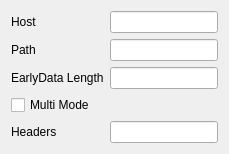
                  <widget class="QWidget" name="xray_common_box" native="true">
                   <layout class="QGridLayout" name="gridLayout_11">
                    <item row="0" column="0">
                     <widget class="QLabel" name="xray_host_l">
                      <property name="text">
                       <string>Host</string>
                      </property>
                      <property name="buddy">
                       <cstring>xray_host</cstring>
                      </property>
                     </widget>
                    </item>
                    <item row="4" column="0">
                     <widget class="QLabel" name="xray_headers_l">
                      <property name="text">
                       <string>Headers</string>
                      </property>
                      <property name="buddy">
                       <cstring>xray_headers</cstring>
                      </property>
                     </widget>
                    </item>
                    <item row="0" column="1">
                     <widget class="QLineEdit" name="xray_host" />
                    </item>
                    <item row="1" column="1">
                     <widget class="QLineEdit" name="xray_path" />
                    </item>
                    <item row="4" column="1">
                     <widget class="QLineEdit" name="xray_headers" />
                    </item>
                    <item row="1" column="0">
                     <widget class="QLabel" name="xray_path_l">
                      <property name="text">
                       <string>Path</string>
                      </property>
                      <property name="buddy">
                       <cstring>xray_path</cstring>
                      </property>
                     </widget>
                    </item>
                    <item row="2" column="0">
                     <widget class="QLabel" name="xray_ed_label">
                      <property name="text">
                       <string>EarlyData Length</string>
                      </property>
                      <property name="buddy">
                       <cstring>xray_ed_length</cstring>
                      </property>
                     </widget>
                    </item>
                    <item row="2" column="1">
                     <widget class="QLineEdit" name="xray_ed_length" />
                    </item>
                    <item row="3" column="0">
                     <widget class="QCheckBox" name="xray_multi_mode">
                      <property name="text">
                       <string>Multi Mode</string>
                      </property>
                     </widget>
                    </item>
                   </layout>
                  </widget>
